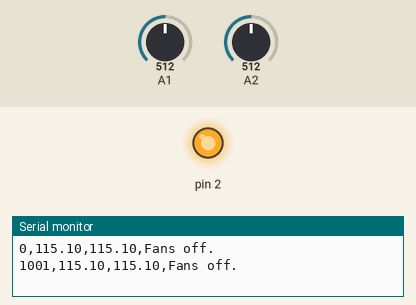
This sketch was run on a simulated Arduino Uno, built with avr-gcc and run on an emulated ATmega328P. On the bench: output pins drawn as LEDs (lit = HIGH), the last lines printed to the serial monitor. Inputs (shaded band) come from the test bench; at power-on: A2 = 512, A1 = 512.

Above: at 1.8 s.
1.9 s: A2 set to 551
At 3.2 s:
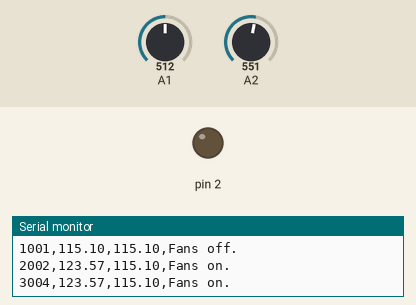
3.5 s: A2 set to 511
At 4.9 s:
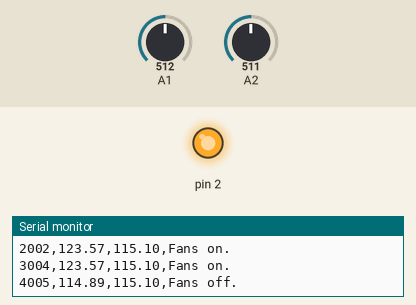
5.5 s: A2 set to 716
At 6.5 s:
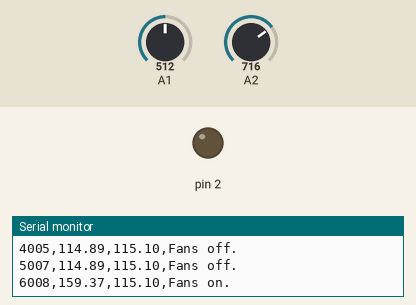
Timing chart, 0 to 8.5 s (numbered marks = the images above; inputs shaded):
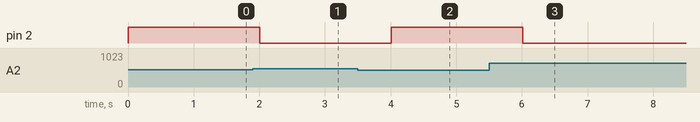

The sketch:

HTCle.ino
```cpp
float threshold=6;
int dly=1;
float k1=0.217;
float k2=4;

void setup() {
  // put your setup code here, to run once:
  Serial.begin(9600);
  pinMode(2, OUTPUT);
}

void loop() {
  // put your main code here, to run repeatedly:
  Serial.print(millis());
  Serial.print(",");
  int Ti=analogRead(A2);
  int To=analogRead(A1);
  Serial.print(k1*Ti+k2);
  Serial.print(",");
  Serial.print(k1*To+k2);
  Serial.print(",");
  if((k1*Ti+k2)<=threshold+(k1*To+k2)||(k1*Ti+k2)<95){
    digitalWrite(2, HIGH);
    Serial.println("Fans off.");
  }
  else if((k1*Ti+k2)>threshold+(k1*To+k2)){
    digitalWrite(2, LOW);
    Serial.println("Fans on.");
  }
  delay(dly*1000);
}
```

Measured:
- the behaviour switches between 539 and 540 on A2 (found by bisection; images 0 and 1)
- after the input at 1.9 s, pin 2: HIGH → LOW after 0.10 s
- after the input at 3.5 s, pin 2: LOW → HIGH after 0.51 s
- after the input at 5.5 s, pin 2: HIGH → LOW after 0.51 s
